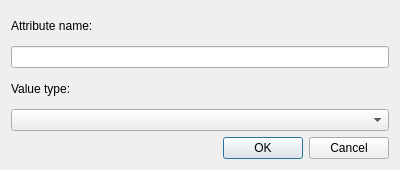
<?xml version="1.0" encoding="UTF-8"?>
<ui version="4.0">
 <class>DialogCreateAttribute</class>
 <widget class="QDialog" name="DialogCreateAttribute">
  <property name="geometry">
   <rect>
    <x>0</x>
    <y>0</y>
    <width>400</width>
    <height>170</height>
   </rect>
  </property>
  <property name="windowTitle">
   <string>Dialog</string>
  </property>
  <layout class="QVBoxLayout" name="verticalLayout">
   <item>
    <widget class="QLabel" name="labelAttributeName">
     <property name="text">
      <string>Attribute name:</string>
     </property>
    </widget>
   </item>
   <item>
    <widget class="QLineEdit" name="lineEditAttributeName"/>
   </item>
   <item>
    <widget class="QLabel" name="labelAttributeValueType">
     <property name="text">
      <string>Value type:</string>
     </property>
    </widget>
   </item>
   <item>
    <widget class="QComboBox" name="comboBoxAttributeValueType"/>
   </item>
   <item>
    <widget class="QDialogButtonBox" name="buttonBox">
     <property name="orientation">
      <enum>Qt::Horizontal</enum>
     </property>
     <property name="standardButtons">
      <set>QDialogButtonBox::Cancel|QDialogButtonBox::Ok</set>
     </property>
    </widget>
   </item>
  </layout>
 </widget>
 <resources/>
 <connections>
  <connection>
   <sender>buttonBox</sender>
   <signal>accepted()</signal>
   <receiver>DialogCreateAttribute</receiver>
   <slot>accept()</slot>
   <hints>
    <hint type="sourcelabel">
     <x>248</x>
     <y>254</y>
    </hint>
    <hint type="destinationlabel">
     <x>157</x>
     <y>274</y>
    </hint>
   </hints>
  </connection>
  <connection>
   <sender>buttonBox</sender>
   <signal>rejected()</signal>
   <receiver>DialogCreateAttribute</receiver>
   <slot>reject()</slot>
   <hints>
    <hint type="sourcelabel">
     <x>316</x>
     <y>260</y>
    </hint>
    <hint type="destinationlabel">
     <x>286</x>
     <y>274</y>
    </hint>
   </hints>
  </connection>
 </connections>
</ui>
